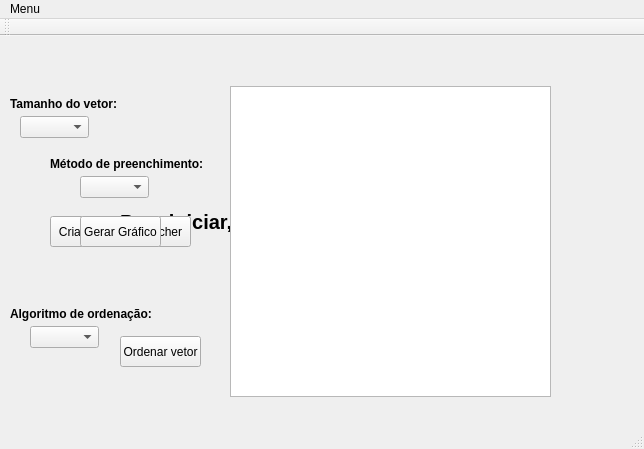
<?xml version="1.0" encoding="UTF-8"?>
<ui version="4.0">
 <class>MainWindow</class>
 <widget class="QMainWindow" name="MainWindow">
  <property name="geometry">
   <rect>
    <x>0</x>
    <y>0</y>
    <width>644</width>
    <height>449</height>
   </rect>
  </property>
  <property name="windowTitle">
   <string>Comparando</string>
  </property>
  <widget class="QWidget" name="centralWidget">
   <widget class="QLabel" name="titulo">
    <property name="geometry">
     <rect>
      <x>220</x>
      <y>10</y>
      <width>331</width>
      <height>20</height>
     </rect>
    </property>
    <property name="font">
     <font>
      <pointsize>15</pointsize>
     </font>
    </property>
    <property name="text">
     <string/>
    </property>
   </widget>
   <widget class="QLabel" name="label">
    <property name="geometry">
     <rect>
      <x>10</x>
      <y>60</y>
      <width>111</width>
      <height>16</height>
     </rect>
    </property>
    <property name="font">
     <font>
      <weight>75</weight>
      <bold>true</bold>
     </font>
    </property>
    <property name="text">
     <string>Tamanho do vetor:</string>
    </property>
   </widget>
   <widget class="QLabel" name="label_2">
    <property name="geometry">
     <rect>
      <x>50</x>
      <y>120</y>
      <width>161</width>
      <height>16</height>
     </rect>
    </property>
    <property name="font">
     <font>
      <weight>75</weight>
      <bold>true</bold>
     </font>
    </property>
    <property name="text">
     <string>Método de preenchimento:</string>
    </property>
   </widget>
   <widget class="QLabel" name="label_3">
    <property name="geometry">
     <rect>
      <x>10</x>
      <y>270</y>
      <width>151</width>
      <height>16</height>
     </rect>
    </property>
    <property name="font">
     <font>
      <weight>75</weight>
      <bold>true</bold>
     </font>
    </property>
    <property name="text">
     <string>Algoritmo de ordenação:</string>
    </property>
   </widget>
   <widget class="QComboBox" name="tamanho">
    <property name="geometry">
     <rect>
      <x>20</x>
      <y>80</y>
      <width>69</width>
      <height>22</height>
     </rect>
    </property>
    <item>
     <property name="text">
      <string/>
     </property>
    </item>
    <item>
     <property name="text">
      <string>5</string>
     </property>
    </item>
    <item>
     <property name="text">
      <string>10</string>
     </property>
    </item>
    <item>
     <property name="text">
      <string>100</string>
     </property>
    </item>
    <item>
     <property name="text">
      <string>1000</string>
     </property>
    </item>
    <item>
     <property name="text">
      <string>10000</string>
     </property>
    </item>
    <item>
     <property name="text">
      <string>100000</string>
     </property>
    </item>
    <item>
     <property name="text">
      <string>500000</string>
     </property>
    </item>
    <item>
     <property name="text">
      <string>1000000</string>
     </property>
    </item>
   </widget>
   <widget class="QComboBox" name="tipoVetor">
    <property name="geometry">
     <rect>
      <x>80</x>
      <y>140</y>
      <width>69</width>
      <height>22</height>
     </rect>
    </property>
    <item>
     <property name="text">
      <string/>
     </property>
    </item>
    <item>
     <property name="text">
      <string>Aleatório</string>
     </property>
    </item>
    <item>
     <property name="text">
      <string>Crescente</string>
     </property>
    </item>
    <item>
     <property name="text">
      <string>Decrescente</string>
     </property>
    </item>
   </widget>
   <widget class="QComboBox" name="sort">
    <property name="geometry">
     <rect>
      <x>30</x>
      <y>290</y>
      <width>69</width>
      <height>22</height>
     </rect>
    </property>
    <item>
     <property name="text">
      <string/>
     </property>
    </item>
    <item>
     <property name="text">
      <string>Insertion</string>
     </property>
    </item>
    <item>
     <property name="text">
      <string>Bubble</string>
     </property>
    </item>
    <item>
     <property name="text">
      <string>Merge</string>
     </property>
    </item>
    <item>
     <property name="text">
      <string>Quick</string>
     </property>
    </item>
    <item>
     <property name="text">
      <string>Shell</string>
     </property>
    </item>
   </widget>
   <widget class="QPushButton" name="criaPreenche">
    <property name="geometry">
     <rect>
      <x>50</x>
      <y>180</y>
      <width>141</width>
      <height>31</height>
     </rect>
    </property>
    <property name="text">
     <string>Criar vetor e preencher</string>
    </property>
   </widget>
   <widget class="QPushButton" name="ordenar">
    <property name="geometry">
     <rect>
      <x>120</x>
      <y>300</y>
      <width>81</width>
      <height>31</height>
     </rect>
    </property>
    <property name="text">
     <string>Ordenar vetor</string>
    </property>
   </widget>
   <widget class="QTextBrowser" name="info">
    <property name="geometry">
     <rect>
      <x>230</x>
      <y>50</y>
      <width>321</width>
      <height>311</height>
     </rect>
    </property>
   </widget>
   <widget class="QLabel" name="choose">
    <property name="geometry">
     <rect>
      <x>120</x>
      <y>100</y>
      <width>421</width>
      <height>171</height>
     </rect>
    </property>
    <property name="font">
     <font>
      <pointsize>15</pointsize>
      <weight>75</weight>
      <bold>true</bold>
     </font>
    </property>
    <property name="text">
     <string>Para iniciar, escolha uma opção no MENU</string>
    </property>
   </widget>
   <widget class="QPushButton" name="grafico">
    <property name="geometry">
     <rect>
      <x>80</x>
      <y>180</y>
      <width>81</width>
      <height>31</height>
     </rect>
    </property>
    <property name="text">
     <string>Gerar Gráfico</string>
    </property>
   </widget>
   <widget class="QCustomPlot" name="plot" native="true">
    <property name="geometry">
     <rect>
      <x>230</x>
      <y>50</y>
      <width>321</width>
      <height>311</height>
     </rect>
    </property>
   </widget>
   <zorder>choose</zorder>
   <zorder>titulo</zorder>
   <zorder>label</zorder>
   <zorder>label_2</zorder>
   <zorder>label_3</zorder>
   <zorder>tamanho</zorder>
   <zorder>tipoVetor</zorder>
   <zorder>sort</zorder>
   <zorder>criaPreenche</zorder>
   <zorder>ordenar</zorder>
   <zorder>info</zorder>
   <zorder>grafico</zorder>
   <zorder>plot</zorder>
  </widget>
  <widget class="QMenuBar" name="menuBar">
   <property name="geometry">
    <rect>
     <x>0</x>
     <y>0</y>
     <width>644</width>
     <height>21</height>
    </rect>
   </property>
   <widget class="QMenu" name="menuMenu">
    <property name="title">
     <string>Menu</string>
    </property>
    <addaction name="actionMexer_com_ordena_es"/>
    <addaction name="actionGr_fico"/>
   </widget>
   <addaction name="menuMenu"/>
  </widget>
  <widget class="QToolBar" name="mainToolBar">
   <attribute name="toolBarArea">
    <enum>TopToolBarArea</enum>
   </attribute>
   <attribute name="toolBarBreak">
    <bool>false</bool>
   </attribute>
  </widget>
  <widget class="QStatusBar" name="statusBar"/>
  <action name="actionMexer_com_ordena_es">
   <property name="text">
    <string>Vetor</string>
   </property>
  </action>
  <action name="actionGr_fico">
   <property name="text">
    <string>Gráfico</string>
   </property>
  </action>
 </widget>
 <layoutdefault spacing="6" margin="11"/>
 <customwidgets>
  <customwidget>
   <class>QCustomPlot</class>
   <extends>QWidget</extends>
   <header>qcustomplot.h</header>
   <container>1</container>
  </customwidget>
 </customwidgets>
 <resources/>
 <connections/>
</ui>
